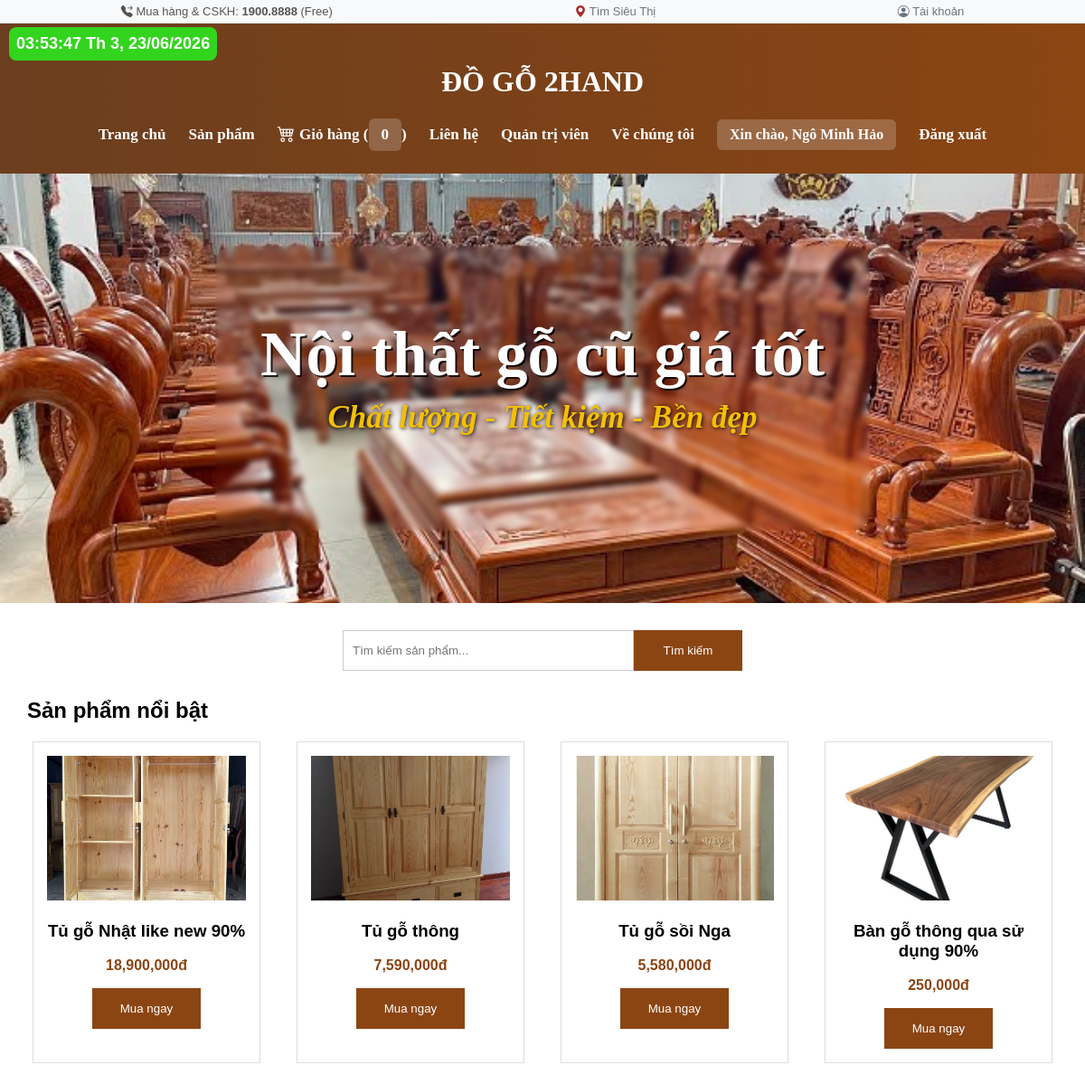
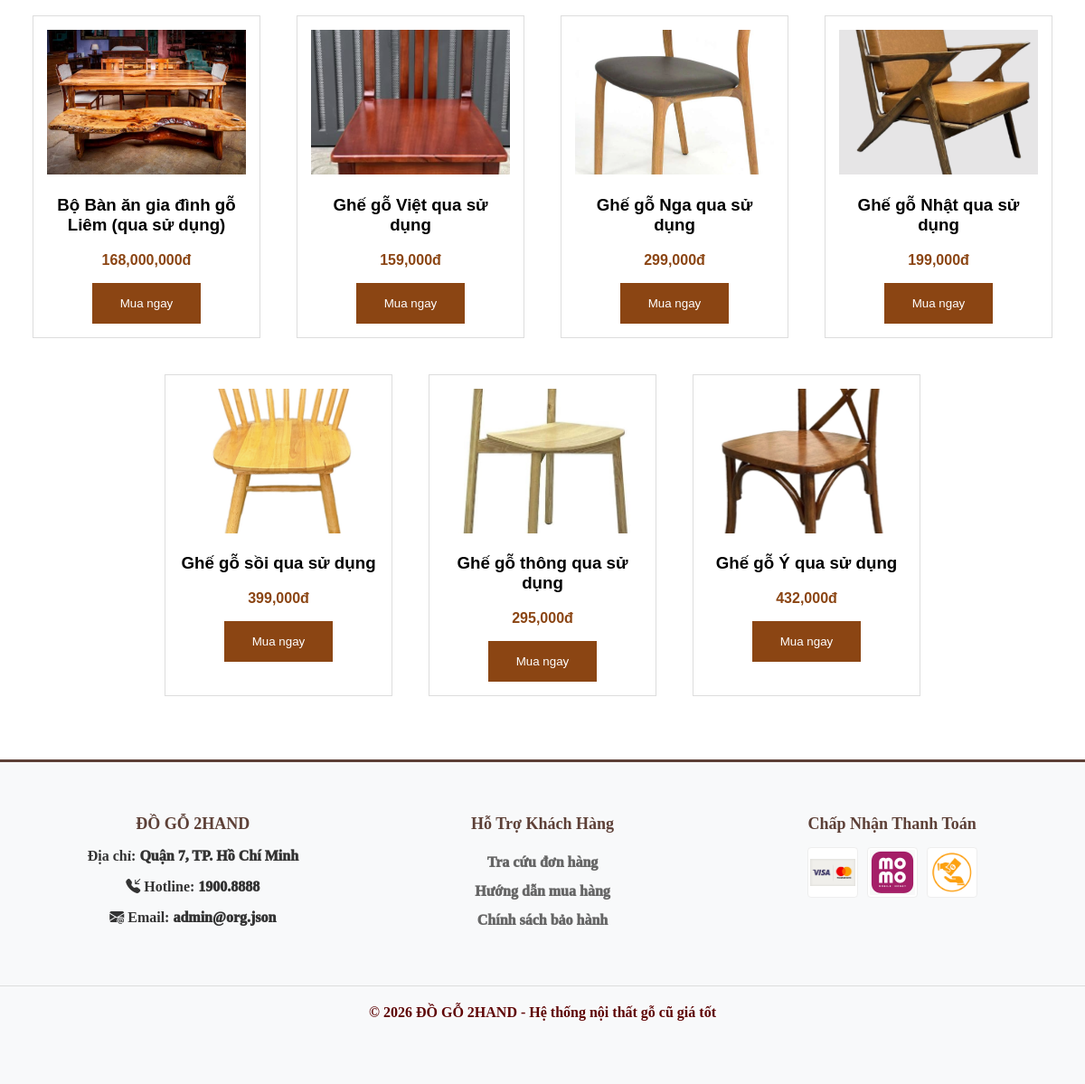
/index.php (signed in), run on the app's committed database (2 pictures, top to bottom).
### tables this page shows
CREATE TABLE `products` (
  `id` int(11) NOT NULL,
  `name` varchar(255) NOT NULL,
  `price` int(11) NOT NULL,
  `image` varchar(255) NOT NULL,
  `description` text DEFAULT NULL,
  `created_at` timestamp NOT NULL DEFAULT current_timestamp(),
  `quantity` int(11) DEFAULT 10
);

### index.php (the view, shortened to what this page needs)
<?php
include "config.php";
$sql = "SELECT * FROM products";
$result = mysqli_query($conn, $sql);
?>
<!DOCTYPE html>
<html lang="vi">
<head>
    <link rel="stylesheet" href="style.css">
    <link rel="stylesheet" href="https://cdn.jsdelivr.net/npm/bootstrap-icons@1.11.0/font/bootstrap-icons.css">
</head>
<body>
    <div class="top-banner">
        <div class="banner-content">
            <span><i class="bi bi-telephone-forward-fill"></i> Mua hàng & CSKH: <strong>1900.8888</strong> (Free)</span>
            <a href="find_store.php" class="text-decoration-none banner-link" style="color: #6c757d;">
                <span><i class="bi bi-geo-alt-fill" style="font-weight: bold; color: brown"></i> Tìm Siêu Thị</span>
            </a>
            <a href="account.php" class="text-decoration-none banner-link" style="color: #6c757d;">
                <span><i class="bi bi-person-circle"></i> Tài khoản</span>
            </a>
        </div>
    </div>
    <div id="realtimeClock" style="position: fixed; top: 10px; left: 10px; padding: 8px; background: #33d41e;
                color: white; border-radius: 8px; z-index: 9999; font-size: 18px;
                font-weight: bold; font-family: sans-serif; pointer-events: none;">
    </div>
    <header>
        <h1>ĐỒ GỖ 2HAND</h1>
        <nav>
            <a href="#">Trang chủ</a>
            <a href="products.php">Sản phẩm</a>
            <a href="cart.php" class="cart-link">
                <i class="bi bi-cart4"></i>
                Giỏ hàng (<span id="cartCount">0</span>)
            </a>
            <a href="contact.php">Liên hệ</a>
            <a href="admin/login.php">Quản trị viên</a>
            <a href="about_us.php">Về chúng tôi</a>
            <?php if (isset($_SESSION["user_id"])) { ?>
            <span>
                Xin chào,
                <?= $_SESSION["fullname"] ?>
            </span>
            <a href="users/logout.php">
                Đăng xuất
            </a>
            <?php } ?>
        </nav>
    </header>
    <section class="banner">
        <div class="banner-box">
            <h2>Nội thất gỗ cũ giá tốt</h2>
            <p>Chất lượng - Tiết kiệm - Bền đẹp</p>
        </div>
    </section>
    <section class="products">
        <div class="search-box">
            <input type="text" id="searchInput" placeholder="Tìm kiếm sản phẩm...">
            <button>Tìm kiếm</button>
        </div>
        <h2>Sản phẩm nổi bật</h2>
        <div class="product-list">
            <?php while ($row = mysqli_fetch_assoc($result)) { ?>
            <div class="product" data-name="<?= strtolower($row['name']) ?>">
                <img src="./img/<?= $row['image'] ?>" alt="<?= $row['name'] ?>">
                <h3>
                    <?= $row['name'] ?>
                </h3>
                <p>
                    <?= number_format($row['price']) ?>đ
                </p>
                <button onclick="addToCart(
                '<?= $row['name'] ?>',
                <?= $row['price'] ?>,
                './img/<?=$row['image'] ?>'
            )">
                    Mua ngay
                </button>
            </div>
            <?php } ?>
        </div>
    </section>
    <footer class="main-footer">
        <div class="footer-container">
            <div class="footer-col">
                <h3>ĐỒ GỖ 2HAND</h3>
                <p><strong>Địa chỉ:</strong> Quận 7, TP. Hồ Chí Minh</p>
                <p><i class="bi bi-telephone-inbound-fill"></i><strong> Hotline:</strong> 1900.8888</p>
                <p><i class="bi bi-envelope-at-fill"></i><strong> Email:</strong> admin@org.json</p>
            </div>
            <div class="footer-col">
                <h3>Hỗ Trợ Khách Hàng</h3>
                <ul>
                    <li><a href="look_up_orders.php">Tra cứu đơn hàng</a></li>
                    <li><a href="buying_guide.php">Hướng dẫn mua hàng</a></li>
                    <li><a href="warranty_policy.php">Chính sách bảo hành</a></li>
                </ul>
            </div>
            <div class="footer-col">
                <h3>Chấp Nhận Thanh Toán</h3>
                <div class="payment-methods">
                    <img src="img/visa.png" alt="Visa" title="Visa/Mastercard">
                    <img src="img/momo.png" alt="Momo" title="Momo">
                    <img src="img/COD.png" alt="COD" title="COD">
                </div>
            </div>
        </div>
        <div class="footer-bottom">
            <span>
                <Strong>© 2026 ĐỒ GỖ 2HAND - Hệ thống nội thất gỗ cũ giá tốt</Strong>
            </span>
        </div>
    </footer>
</body>
</html>

### style.css (style rules this page uses)
body { font-family: Arial; margin: 0; }
header { font-family: "Times New Roman", Times, serif; background: linear-gradient(90deg, #6b3e1f, #8b4513); color: white; padding: 25px; text-align: center; box-shadow: 0 2px 10px rgba(0, 0, 0, 0.2); }
nav { display: flex; justify-content: center; align-items: center; gap: 25px; margin-top: 15px; flex-wrap: wrap; }
nav a { color: white; text-decoration: none; font-weight: bold; font-size: 17px; transition: 0.3s; }
nav span { color: #fff; font-weight: bold; background: rgba(255, 255, 255, 0.2); padding: 8px 14px; border-radius: 6px; }
.banner { position: relative; text-align: center; padding: 80px 20px; color: white; overflow: hidden; display: flex; align-items: center; justify-content: center; }
.banner::before { position: absolute; top: 0; left: 0; right: 0; bottom: 0; background-image: url("./img/bg_home_02.png"); content: ""; opacity: 1; background-size: cover; background-position: center; z-index: 1; }
.banner>* { position: relative; z-index: 2; }
.banner h2 { font-weight: bold; font-family: Playfair Display; font-size: 70px; margin-top: 10px; margin-bottom: 10px; text-shadow: 2px 2px 0px rgba(0, 0, 0, 0.8); color: white; }
.banner p { font-family: "Prata", serif; font-weight: bold; font-size: 35px; font-style: italic; text-shadow: 1px 1px 4px rgba(0, 0, 0, 0.9); color: #f3c005; margin-top: 5px; }
.banner-box { text-align: center; padding: 70px 50px; border-radius: 20px; max-width: 800px; backdrop-filter: blur(3.2px); }
.products { padding: 30px; }
.search-box { display: flex; justify-content: center; margin-bottom: 30px; }
.search-box input { width: 300px; padding: 10px; border: #ccc 1px solid; }
.search-box button { padding: 10px 20px; width: 120px; }
.product-list { display: flex; justify-content: center; gap: 40px; flex-wrap: wrap; }
.product { border: 1px solid #ddd; padding: 15px; width: 220px; text-align: center; background-color: white; }
.product img { width: 100%; height: 160px; object-fit: cover; }
.product p { font-weight: bold; color: #8b4513; }
button { background-color: #8b4513; color: white; border: none; padding: 10px; cursor: pointer; width: 120px; height: 45px; }
footer { font-family: "Times New Roman", Times, serif; background-color: #333; color: white; text-align: center; padding: 20px; padding-bottom: 70px !important; }
.cart-link { text-decoration: none; color: rgb(255, 255, 255); display: inline-flex; align-items: center; }
.cart-link i { margin-right: 5px; font-size: 1.2rem; }
.top-banner { background-color: #f8f9fa; border-bottom: 1px solid #e0e0e0; padding: 5px 0; font-size: 13px; color: #555; position: sticky; top: 0; z-index: 1000; }
.banner-content { max-width: 1200px; margin: 0 auto; display: flex; justify-content: space-around; align-items: center; }
#realtimeClock { top: 30px !important; }
.main-footer { background-color: #f8f9fa; padding: 40px 0 20px 0; border-top: 3px solid #5D4037; margin-top: 40px; }
.footer-container { max-width: 1200px; margin: 0 auto; display: flex; flex-wrap: wrap; justify-content: space-between; padding: 0 20px; color: #333; font-weight: 1000; }
.footer-col { flex: 1; min-width: 250px; margin-bottom: 20px; }
.footer-col h3 { font-size: 18px; color: #5D4037; margin-bottom: 15px; }
.footer-col ul { list-style: none; padding: 0; }
.footer-col ul li a { text-decoration: none; color: #666; line-height: 2; }
.footer-bottom { text-align: center; border-top: 1px solid #ddd; margin-top: 20px; padding-top: 20px; color: #5e0404; }
.payment-methods { display: flex; flex-wrap: wrap; justify-content: center; gap: 10px; }
.payment-methods img { width: 50px; height: 50px; object-fit: contain; background: #fff; padding: 2px; border-radius: 4px; border: 1px solid #eee; }
.top-banner a, .top-banner a:hover, .top-banner a span { text-decoration: none !important; }

### index.php (style rules this page uses)
footer { padding-bottom: 60px; text-align: center; position: relative; z-index: 1; }

### data on the page
products: image (picture), name "Tủ gỗ Nhật like new 90%", price "18,900,000"
products: image (picture), name "Tủ gỗ thông", price "7,590,000"
products: image (picture), name "Tủ gỗ sồi Nga", price "5,580,000"
products: image (picture), name "Bàn gỗ thông qua sử dụng 90%", price "250,000"
products: image (picture), name "Bộ Bàn ăn gia đình gỗ Liêm (qua sử dụng)", price "168,000,000"
products: image (picture), name "Ghế gỗ Việt qua sử dụng", price "159,000"
products: image (picture), name "Ghế gỗ Nga qua sử dụng", price "299,000"
products: image (picture), name "Ghế gỗ Nhật qua sử dụng", price "199,000"
products: image (picture), name "Ghế gỗ sồi qua sử dụng", price "399,000"
products: image (picture), name "Ghế gỗ thông qua sử dụng", price "295,000"
products: image (picture), name "Ghế gỗ Ý qua sử dụng", price "432,000"

### other printed values
$_SESSION["fullname"] "Ngô Minh Hảo"
